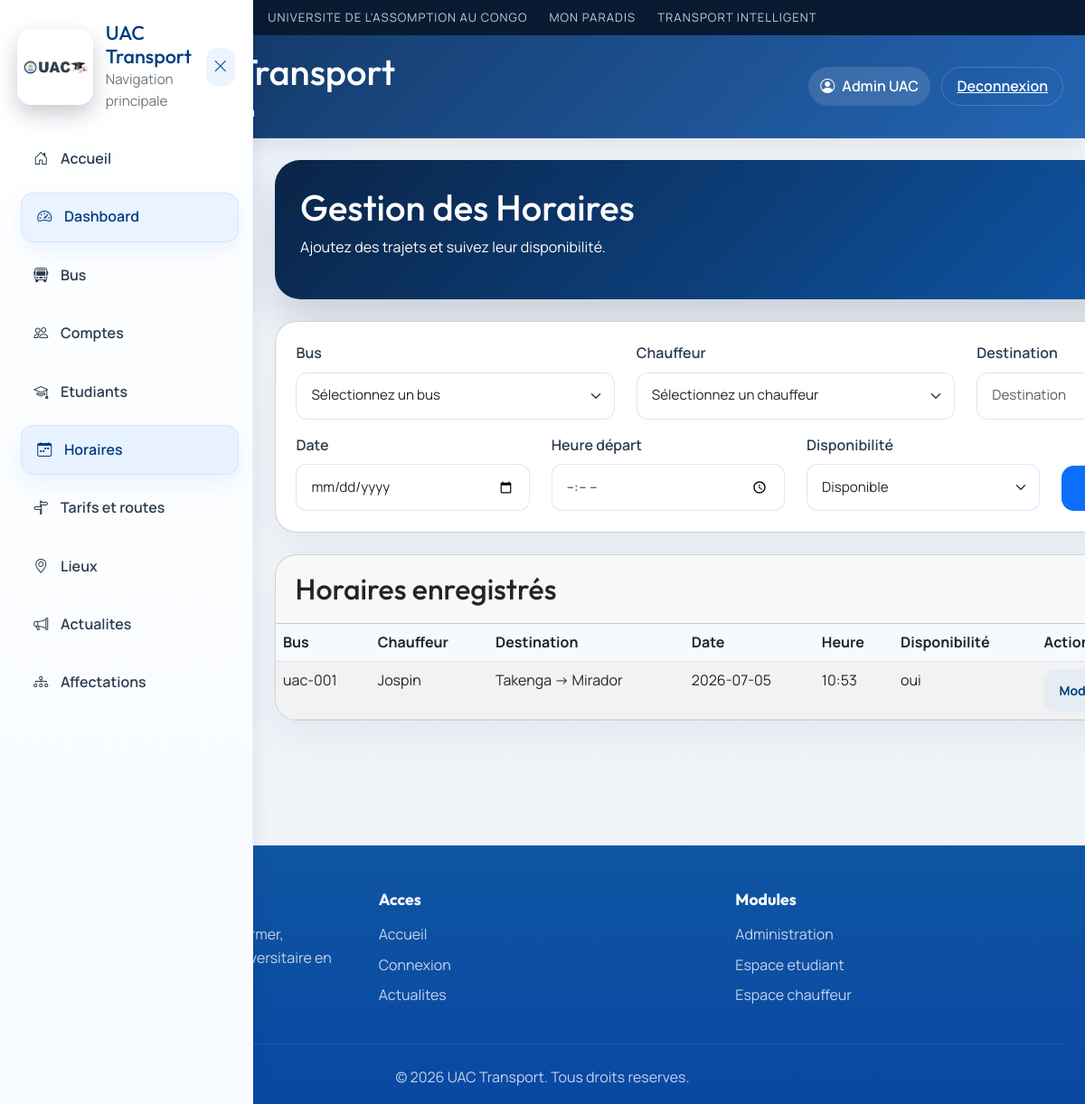
The page /admin/schedules (signed in) on the database its author committed.
### tables this page shows
CREATE TABLE users (
        id INTEGER PRIMARY KEY AUTOINCREMENT,
        nom TEXT NOT NULL,
        email TEXT UNIQUE NOT NULL,
        password TEXT NOT NULL,
        role TEXT NOT NULL
    , telephone TEXT, permis TEXT, photo_path TEXT, matricule TEXT);

CREATE TABLE schedules (
        id INTEGER PRIMARY KEY AUTOINCREMENT,
        bus_id INTEGER,
        driver_id INTEGER,
        date TEXT,
        heure_depart TEXT,
        destination TEXT,
        disponible TEXT,
        FOREIGN KEY (bus_id) REFERENCES buses(id),
        FOREIGN KEY (driver_id) REFERENCES drivers(id)
    );

CREATE TABLE buses (
        id INTEGER PRIMARY KEY AUTOINCREMENT,
        plaque TEXT NOT NULL,
        capacite INTEGER,
        statut TEXT DEFAULT 'actif'
    , current_lat REAL, current_lon REAL, dernier_arret TEXT);

### app.py (the view, shortened to what this page needs)
@app.route("/admin/schedules", methods=["GET", "POST"])
def admin_schedules():
    if session.get("role") != "admin":
        return redirect(url_for("login"))
    conn = get_db()
    buses = conn.execute("SELECT * FROM buses WHERE statut = 'actif'").fetchall()
    drivers = conn.execute("SELECT * FROM users WHERE role = 'driver'").fetchall()
    schedules = conn.execute("SELECT s.*, b.plaque, u.nom AS driver_name FROM schedules s LEFT JOIN buses b ON s.bus_id = b.id LEFT JOIN users u ON s.driver_id = u.id ORDER BY s.date DESC, s.heure_depart ASC").fetchall()
    conn.close()
    return render_template("admin/schedules.html", buses=buses, drivers=drivers, schedules=schedules)

### app.py (called while the page is built)
def get_db():
    conn = sqlite3.connect(DATABASE)
    conn.row_factory = sqlite3.Row
    return conn

def get_current_user():
    user_id = session.get("user_id")
    if not user_id:
        return None
    conn = get_db()
    user = conn.execute("SELECT * FROM users WHERE id = ?", (user_id,)).fetchone()
    conn.close()
    return user

@app.context_processor
def inject_current_user():
    return {
        "current_user": get_current_user(),
        "profile_photo_url": profile_photo_url,
        "user_initials": get_user_initials,
    }

### templates/admin/schedules.html (shortened to what this page needs)
{% extends "base.html" %}
{% block content %}
<div class="admin-page">
    <div class="page-header mb-4">
        <h1>Gestion des Horaires</h1>
        <p class="text-muted">Ajoutez des trajets et suivez leur disponibilité.</p>
    </div>
    <div class="card mb-4">
        <div class="card-body">
            <form method="POST" class="row gy-3">
                <div class="col-md-4">
                    <label class="form-label">Bus</label>
                    <select name="bus_id" class="form-select" required>
                        <option value="">Sélectionnez un bus</option>
                    </select>
                </div>
                <div class="col-md-4">
                    <label class="form-label">Chauffeur</label>
                    <select name="driver_id" class="form-select" required>
                        <option value="">Sélectionnez un chauffeur</option>
                    </select>
                </div>
                <div class="col-md-4">
                    <label class="form-label">Destination</label>
                    <input type="text" name="destination" class="form-control" placeholder="Destination" required>
                </div>
                <div class="col-md-3">
                    <label class="form-label">Date</label>
                    <input type="date" name="date" class="form-control" required>
                </div>
                <div class="col-md-3">
                    <label class="form-label">Heure départ</label>
                    <input type="time" name="heure_depart" class="form-control" required>
                </div>
                <div class="col-md-3">
                    <label class="form-label">Disponibilité</label>
                    <select name="disponible" class="form-select">
                        <option value="oui">Disponible</option>
                    </select>
                </div>
                <div class="col-md-3 d-flex align-items-end">
                    <button type="submit" class="btn btn-primary w-100">Ajouter Horaire</button>
                </div>
            </form>
        </div>
    </div>
    <div class="card">
        <div class="card-header">
            <h2 class="mb-0">Horaires enregistrés</h2>
        </div>
        <div class="card-body p-0">
            <div class="table-responsive">
                <table class="table table-striped mb-0">
                    <thead>
                        <tr>
                            <th>Bus</th>
                            <th>Chauffeur</th>
                            <th>Destination</th>
                            <th>Date</th>
                            <th>Heure</th>
                            <th>Disponibilité</th>
                            <th>Actions</th>
                        </tr>
                    </thead>
                    <tbody>
                        {% for schedule in schedules %}
                        <tr>
                            <td>{{ schedule.plaque or '—' }}</td>
                            <td>{{ schedule.driver_name or '—' }}</td>
                            <td>{{ schedule.destination }}</td>
                            <td>{{ schedule.date }}</td>
                            <td>{{ schedule.heure_depart }}</td>
                            <td>{{ schedule.disponible }}</td>
                            <td>
                                <a href="/admin/edit_schedule/{{ schedule.id }}" class="btn btn-sm btn-outline-primary me-2">Modifier</a>
                            </td>
                        </tr>
                        {% else %}
                        <tr>
                            <td colspan="7" class="text-center text-muted">Aucun horaire enregistré.</td>
                        </tr>
                        {% endfor %}
                    </tbody>
                </table>
            </div>
        </div>
    </div>
</div>
{% endblock %}

### templates/base.html (shortened to what this page needs)
<!DOCTYPE html>
<html lang="fr">
<head>
    <link href="https://cdn.jsdelivr.net/npm/bootstrap@5.3.0/dist/css/bootstrap.min.css" rel="stylesheet">
    <link rel="stylesheet" href="https://cdnjs.cloudflare.com/ajax/libs/font-awesome/6.4.0/css/all.min.css">
    <link rel="stylesheet" href="https://cdn.jsdelivr.net/npm/bootstrap-icons@1.10.5/font/bootstrap-icons.css">
    <link rel="stylesheet" href="{{ url_for('static', filename='css/style.css') }}">
    <link rel="stylesheet" href="https://unpkg.com/leaflet@1.9.4/dist/leaflet.css" />
</head>
<body class="{% block body_class %}{% endblock %}">
<header class="site-banner">
    <div class="banner-inner">
        <span class="banner-item">Universite de l'Assomption au Congo</span>
        <span class="banner-item">Mon Paradis</span>
        <span class="banner-item">Transport Intelligent</span>
    </div>
</header>
<header class="topbar">
    <div class="topbar-left">
        <button class="menu-btn" type="button" aria-label="Ouvrir le menu" onclick="toggleMenu()">
        </button>
        <a href="/" class="brand-wrap topbar-brand">
            <img src="{{ url_for('static', filename='img/uaclogo.png') }}" alt="UAC Logo" class="topbar-logo">
            <div>
                <h1>UAC Transport</h1>
                <p class="muted mb-0">
                    {% if session.get('role') == 'admin' %}
                    Administration
                    {% elif session.get('role') == 'student' %}
                    Espace etudiant
                    {% elif session.get('role') == 'driver' %}
                    Espace chauffeur
                    {% else %}
                    Suivi et actualites
                    {% endif %}
                </p>
            </div>
        </a>
    </div>
    <div class="topbar-actions">
        {% if session.get('user_id') %}
        <span class="topbar-user-chip">
            <i class="bi bi-person-circle"></i>
            {{ session.get('nom') }}
        </span>
        <a class="btn btn-link topbar-link" href="/logout">Deconnexion</a>
        {% else %}
        <a class="btn btn-link topbar-link" href="/login">Connexion</a>
        {% endif %}
    </div>
</header>
<aside id="sidebar" class="sidebar">
    <div class="sidebar-header">
        <div class="sidebar-brand">
            <img src="{{ url_for('static', filename='img/uaclogo.png') }}" alt="UAC Logo" class="sidebar-logo">
            <div>
                <h2>UAC Transport</h2>
                <p class="muted mb-0">Navigation principale</p>
            </div>
        </div>
        <button class="close-btn" type="button" aria-label="Fermer" onclick="toggleMenu()">
            <i class="bi bi-x-lg"></i>
        </button>
    </div>
    <nav class="sidebar-nav">
        <a href="/"><i class="bi bi-house-door"></i><span>Accueil</span></a>
        {% if session.get('role') == 'admin' %}
        <a href="/admin"><i class="bi bi-speedometer2"></i><span>Dashboard</span></a>
        <a href="/admin/buses"><i class="bi bi-bus-front"></i><span>Bus</span></a>
        <a href="/admin/users"><i class="bi bi-people"></i><span>Comptes</span></a>
        <a href="/admin/students"><i class="bi bi-mortarboard"></i><span>Etudiants</span></a>
        <a href="/admin/schedules"><i class="bi bi-calendar-week"></i><span>Horaires</span></a>
        <a href="/admin/routes"><i class="bi bi-signpost-split"></i><span>Tarifs et routes</span></a>
        <a href="/admin/locations"><i class="bi bi-geo-alt"></i><span>Lieux</span></a>
        <a href="/admin/news"><i class="bi bi-megaphone"></i><span>Actualites</span></a>
        <a href="/admin/assignments"><i class="bi bi-diagram-3"></i><span>Affectations</span></a>
        {% endif %}
    </nav>
</aside>
<main class="content">
    {% block content %}{% endblock %}
</main>
{% block footer %}
<footer class="footer">
    <div class="footer-content">
        <div class="footer-section">
            <h3>UAC Transport</h3>
            <p>Une plateforme moderne pour informer, organiser et suivre le transport universitaire en temps reel.</p>
        </div>
        <div class="footer-section">
            <h4>Acces</h4>
            <ul>
                <li><a href="/">Accueil</a></li>
                <li><a href="/login">Connexion</a></li>
                <li><a href="/">Actualites</a></li>
            </ul>
        </div>
        <div class="footer-section">
            <h4>Modules</h4>
            <ul>
                <li><a href="/admin">Administration</a></li>
                <li><a href="/student">Espace etudiant</a></li>
                <li><a href="/driver">Espace chauffeur</a></li>
            </ul>
        </div>
    </div>
    <div class="footer-bottom">
        <p class="mb-0">&copy; 2026 UAC Transport. Tous droits reserves.</p>
    </div>
</footer>
{% endblock %}
</body>
</html>

### rows shown on the page
users: get "Admin UAC"
schedules: plaque "uac-001", nom "Jospin", destination "Takenga -> Mirador", date "2026-07-05", heure_depart "10:53", disponible "oui"
